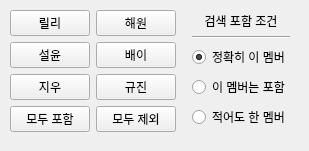
         <widget class="QWidget" name="memberTab">
          <attribute name="title">
           <string>멤버</string>
          </attribute>
          <widget class="QWidget" name="horizontalLayoutWidget_3">
           <property name="geometry">
            <rect>
             <x>0</x>
             <y>0</y>
             <width>300</width>
             <height>142</height>
            </rect>
           </property>
           <layout class="QHBoxLayout" name="horizontalLayout_4">
            <item>
             <spacer name="horizontalSpacer_2">
              <property name="orientation">
               <enum>Qt::Horizontal</enum>
              </property>
              <property name="sizeHint" stdset="0">
               <size>
                <width>40</width>
                <height>20</height>
               </size>
              </property>
             </spacer>
            </item>
            <item>
             <layout class="QGridLayout" name="gridLayout">
              <item row="3" column="0">
               <widget class="QPushButton" name="pushButton_6">
                <property name="statusTip">
                 <string>가나디 지우</string>
                </property>
                <property name="text">
                 <string>지우</string>
                </property>
                <property name="checkable">
                 <bool>true</bool>
                </property>
               </widget>
              </item>
              <item row="2" column="1">
               <widget class="QPushButton" name="pushButton_8">
                <property name="statusTip">
                 <string>잘생쁨 배이</string>
                </property>
                <property name="text">
                 <string>배이</string>
                </property>
                <property name="checkable">
                 <bool>true</bool>
                </property>
               </widget>
              </item>
              <item row="1" column="0">
               <widget class="QPushButton" name="pushButton_4">
                <property name="focusPolicy">
                 <enum>Qt::StrongFocus</enum>
                </property>
                <property name="toolTipDuration">
                 <number>-1</number>
                </property>
                <property name="statusTip">
                 <string>딸깍 릴리</string>
                </property>
                <property name="text">
                 <string>릴리</string>
                </property>
                <property name="checkable">
                 <bool>true</bool>
                </property>
                <property name="flat">
                 <bool>false</bool>
                </property>
               </widget>
              </item>
              <item row="2" column="0">
               <widget class="QPushButton" name="pushButton_5">
                <property name="statusTip">
                 <string>아사토 설윤</string>
                </property>
                <property name="text">
                 <string>설윤</string>
                </property>
                <property name="checkable">
                 <bool>true</bool>
                </property>
               </widget>
              </item>
              <item row="4" column="1">
               <widget class="QPushButton" name="pushButton_11">
                <property name="text">
                 <string>모두 제외</string>
                </property>
               </widget>
              </item>
              <item row="1" column="1">
               <widget class="QPushButton" name="pushButton_7">
                <property name="statusTip">
                 <string>농담곰 해원</string>
                </property>
                <property name="text">
                 <string>해원</string>
                </property>
                <property name="checkable">
                 <bool>true</bool>
                </property>
               </widget>
              </item>
              <item row="3" column="1">
               <widget class="QPushButton" name="pushButton_9">
                <property name="statusTip">
                 <string>고양이 규진</string>
                </property>
                <property name="text">
                 <string>규진</string>
                </property>
                <property name="checkable">
                 <bool>true</bool>
                </property>
               </widget>
              </item>
              <item row="4" column="0">
               <widget class="QPushButton" name="pushButton_10">
                <property name="text">
                 <string>모두 포함</string>
                </property>
               </widget>
              </item>
              <item row="0" column="0">
               <spacer name="verticalSpacer_8">
                <property name="orientation">
                 <enum>Qt::Vertical</enum>
                </property>
                <property name="sizeHint" stdset="0">
                 <size>
                  <width>20</width>
                  <height>40</height>
                 </size>
                </property>
               </spacer>
              </item>
              <item row="5" column="0">
               <spacer name="verticalSpacer_9">
                <property name="orientation">
                 <enum>Qt::Vertical</enum>
                </property>
                <property name="sizeHint" stdset="0">
                 <size>
                  <width>20</width>
                  <height>40</height>
                 </size>
                </property>
               </spacer>
              </item>
             </layout>
            </item>
            <item>
             <spacer name="horizontalSpacer_5">
              <property name="orientation">
               <enum>Qt::Horizontal</enum>
              </property>
              <property name="sizeHint" stdset="0">
               <size>
                <width>40</width>
                <height>20</height>
               </size>
              </property>
             </spacer>
            </item>
            <item>
             <layout class="QVBoxLayout" name="verticalLayout_5">
              <item>
               <spacer name="verticalSpacer_3">
                <property name="orientation">
                 <enum>Qt::Vertical</enum>
                </property>
                <property name="sizeHint" stdset="0">
                 <size>
                  <width>20</width>
                  <height>40</height>
                 </size>
                </property>
               </spacer>
              </item>
              <item>
               <widget class="QLabel" name="label_6">
                <property name="sizePolicy">
                 <sizepolicy hsizetype="Preferred" vsizetype="Minimum">
                  <horstretch>0</horstretch>
                  <verstretch>0</verstretch>
                 </sizepolicy>
                </property>
                <property name="text">
                 <string>검색 포함 조건</string>
                </property>
                <property name="alignment">
                 <set>Qt::AlignCenter</set>
                </property>
               </widget>
              </item>
              <item>
               <widget class="Line" name="line_3">
                <property name="orientation">
                 <enum>Qt::Horizontal</enum>
                </property>
               </widget>
              </item>
              <item>
               <widget class="QRadioButton" name="radioButton_2">
                <property name="statusTip">
                 <string>정확히 이 멤버의 조합으로만 구성된 사진을 찾습니다.</string>
                </property>
                <property name="whatsThis">
                 <string/>
                </property>
                <property name="text">
                 <string>정확히 이 멤버</string>
                </property>
                <property name="checked">
                 <bool>true</bool>
                </property>
               </widget>
              </item>
              <item>
               <widget class="QRadioButton" name="radioButton">
                <property name="statusTip">
                 <string>선택된 멤버를 모두 포함하는 사진을 찾습니다.</string>
                </property>
                <property name="whatsThis">
                 <string/>
                </property>
                <property name="text">
                 <string>이 멤버는 포함</string>
                </property>
                <property name="checked">
                 <bool>false</bool>
                </property>
               </widget>
              </item>
              <item>
               <widget class="QRadioButton" name="radioButton_3">
                <property name="statusTip">
                 <string>선택된 멤버 중 적어도 한 명을 포함하는 사진을 찾습니다.</string>
                </property>
                <property name="text">
                 <string>적어도 한 멤버</string>
                </property>
               </widget>
              </item>
              <item>
               <spacer name="verticalSpacer_2">
                <property name="orientation">
                 <enum>Qt::Vertical</enum>
                </property>
                <property name="sizeHint" stdset="0">
                 <size>
                  <width>20</width>
                  <height>40</height>
                 </size>
                </property>
               </spacer>
              </item>
             </layout>
            </item>
            <item>
             <spacer name="horizontalSpacer">
              <property name="orientation">
               <enum>Qt::Horizontal</enum>
              </property>
              <property name="sizeHint" stdset="0">
               <size>
                <width>40</width>
                <height>20</height>
               </size>
              </property>
             </spacer>
            </item>
           </layout>
          </widget>
         </widget>
